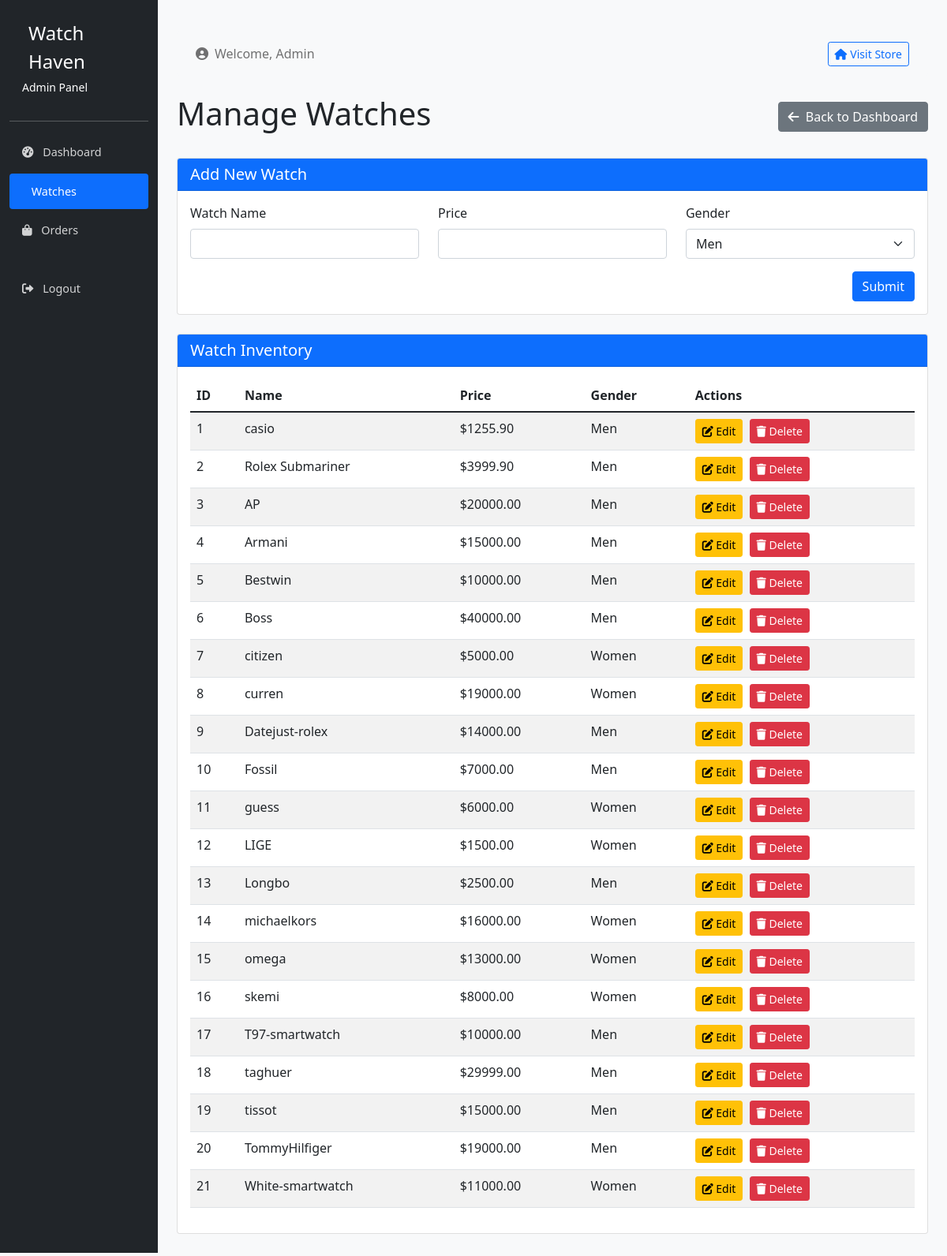
The app's page /admin/watches (signed in), older data.
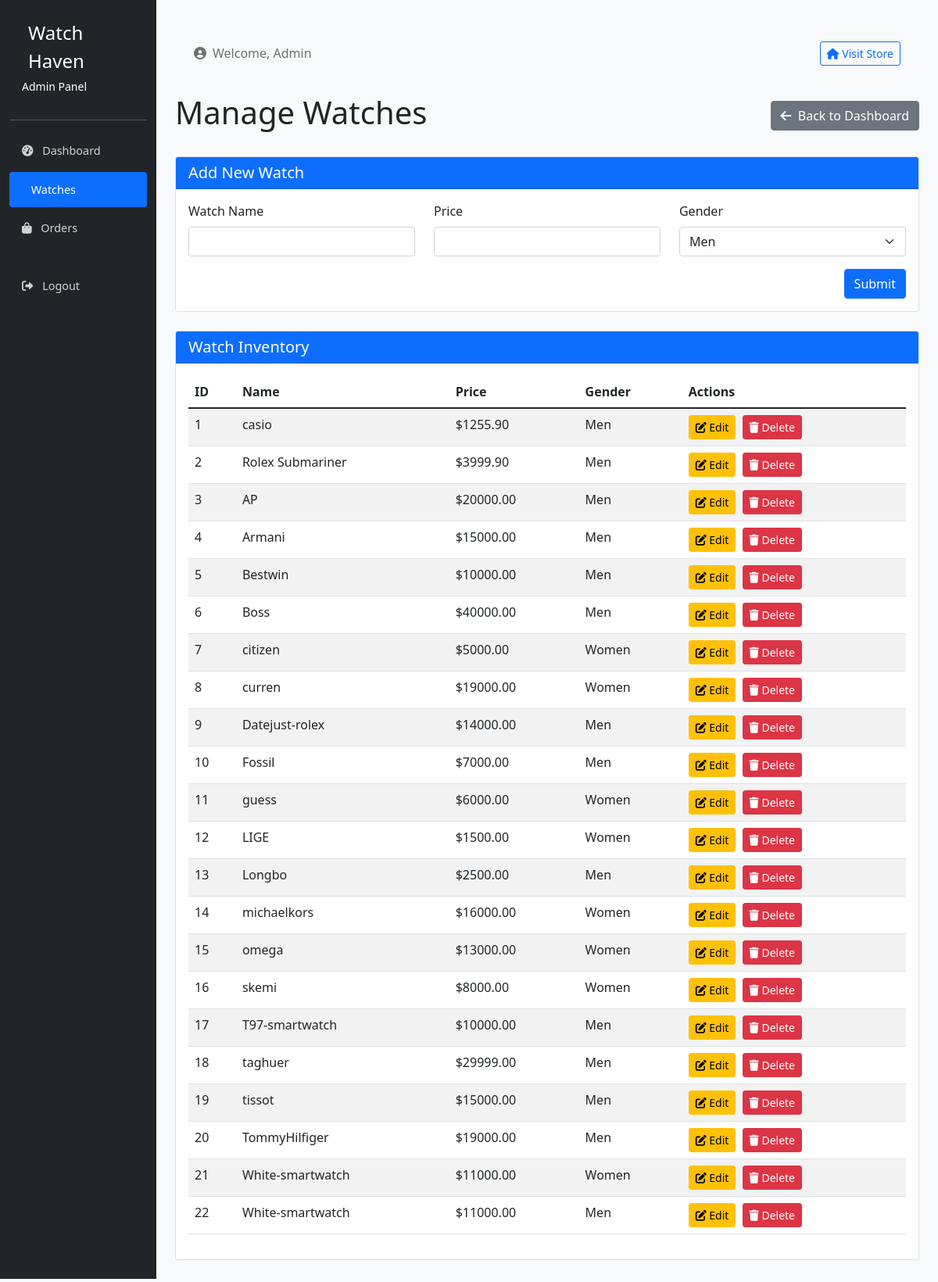
The same page, newer data.
### models.py (models this page shows)
class Watches(db.Model):
    id = db.Column(db.Integer, primary_key=True, autoincrement=True)
    name = db.Column(db.String(100))
    price = db.Column(db.Numeric(10, 2))
    gender = db.Column(db.Enum('men', 'women'))
    cart_items = db.relationship('Cart', backref='watch', lazy=True)
    order_items = db.relationship('OrderItems', backref='watch', lazy=True)

### routes.py (the view)
@app.route('/admin/watches', methods=['GET', 'POST'])
def admin_watches():
    return AdminWatchRoutes.list_watches()

### forms.py
class WatchForm(FlaskForm):
    name = StringField('Watch Name', validators=[DataRequired()])
    price = DecimalField('Price', validators=[DataRequired()])
    gender = SelectField('Gender', choices=[('men', 'Men'), ('women', 'Women')], validators=[DataRequired()])
    submit = SubmitField('Submit')

### routes.py (called while the page is built, shortened)
    @staticmethod
    def check_admin():
        if 'user_id' not in session or session['user_role'] != 'admin':
            return False
        return True

    @classmethod
    def list_watches(cls):
        if not cls.check_admin():
            flash('Unauthorized access!')
            return redirect(url_for('index'))
        form = WatchForm()
        watches = Watches.query.all()
        return render_template('admin/watches.html', watches=watches, form=form)

### templates/admin/watches.html (shortened to what this page needs)
{% extends "admin/layout.html" %}
{% block content %}
<div class="d-flex justify-content-between align-items-center mb-4">
    <h1>Manage Watches</h1>
    <a href="{{ url_for('admin') }}" class="btn btn-secondary">
        <i class="fas fa-arrow-left me-1"></i> Back to Dashboard
    </a>
</div>
<div class="card mb-4">
    <div class="card-header bg-primary text-white">
        <h5 class="mb-0">Add New Watch</h5>
    </div>
    <div class="card-body">
        <form method="POST" action="{{ url_for('admin_watches') }}">
            <div class="row">
                <div class="col-md-4 mb-3">
                    {{ form.name.label(class="form-label") }}
                    {{ form.name(class="form-control") }}
                </div>
                <div class="col-md-4 mb-3">
                    {{ form.price.label(class="form-label") }}
                    {{ form.price(class="form-control") }}
                </div>
                <div class="col-md-4 mb-3">
                    {{ form.gender.label(class="form-label") }}
                    {{ form.gender(class="form-select") }}
                </div>
            </div>
            <div class="text-end">
                {{ form.submit(class="btn btn-primary") }}
            </div>
        </form>
    </div>
</div>
<div class="card">
    <div class="card-header bg-primary text-white">
        <h5 class="mb-0">Watch Inventory</h5>
    </div>
    <div class="card-body">
        {% if watches %}
            <div class="table-responsive">
                <table class="table table-striped table-hover">
                    <thead>
                        <tr>
                            <th>ID</th>
                            <th>Name</th>
                            <th>Price</th>
                            <th>Gender</th>
                            <th>Actions</th>
                        </tr>
                    </thead>
                    <tbody>
                        {% for watch in watches %}
                            <tr>
                                <td>{{ watch.id }}</td>
                                <td>{{ watch.name }}</td>
                                <td>${{ watch.price }}</td>
                                <td>{{ watch.gender|capitalize }}</td>
                                <td>
                                    <a href="{{ url_for('admin_edit_watch', id=watch.id) }}" class="btn btn-sm btn-warning me-1">
                                        <i class="fas fa-edit"></i> Edit
                                    </a>
                                    <a href="{{ url_for('admin_delete_watch', id=watch.id) }}" class="btn btn-sm btn-danger"
                                       onclick="return confirm('Are you sure you want to delete this watch?')">
                                        <i class="fas fa-trash"></i> Delete
                                    </a>
                                </td>
                            </tr>
                        {% endfor %}
                    </tbody>
                </table>
            </div>
        {% else %}
            <div class="alert alert-info">
                No watches available. Add your first watch above.
            </div>
        {% endif %}
    </div>
</div>
{% endblock %}

Row changes from the older to the newer data that the page shows:
added Watches: id "22", name "White-smartwatch", price "11000.00", gender "Men"
